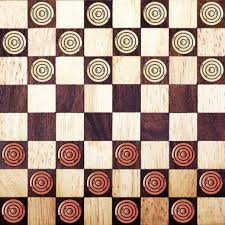
#> input picture border.jpg, 225 x 225 px
$ jupyter execute sift.ipynb
#> lines starting #> are read from the running program, lines starting #| are printed output that depends on the picture
[cell 1]
import cv2
import numpy as np
import matplotlib.pyplot as plt

[cell 2]
border = cv2.imread('border.jpg')
#> border is the input picture: shape (225, 225, 3); mean B, G, R 136.5, 151.4, 177.1
gray = cv2.cvtColor(border, cv2.COLOR_BGR2GRAY)
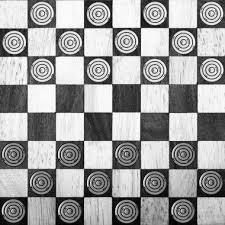
#> gray: shape (225, 225); min 0, max 254, mean 157.4

[cell 3]
sift = cv2.SIFT_create()

[cell 4]
keypoints, descriptors = sift.detectAndCompute(gray, None)
#> keypoints = 569 keypoints; strongest (x, y, size): (109, 24, 5.2), (144, 24, 5.6), (87, 24, 5.3), (165, 24, 5.1)

[cell 5]
img = cv2.drawKeypoints(
    border, keypoints, None,
    flags=cv2.DRAW_MATCHES_FLAGS_DRAW_RICH_KEYPOINTS
)
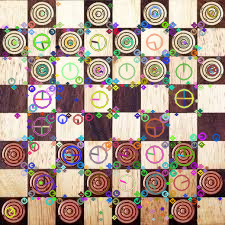
#> img: shape (225, 225, 3); mean B, G, R 137.3, 151.3, 172.4
